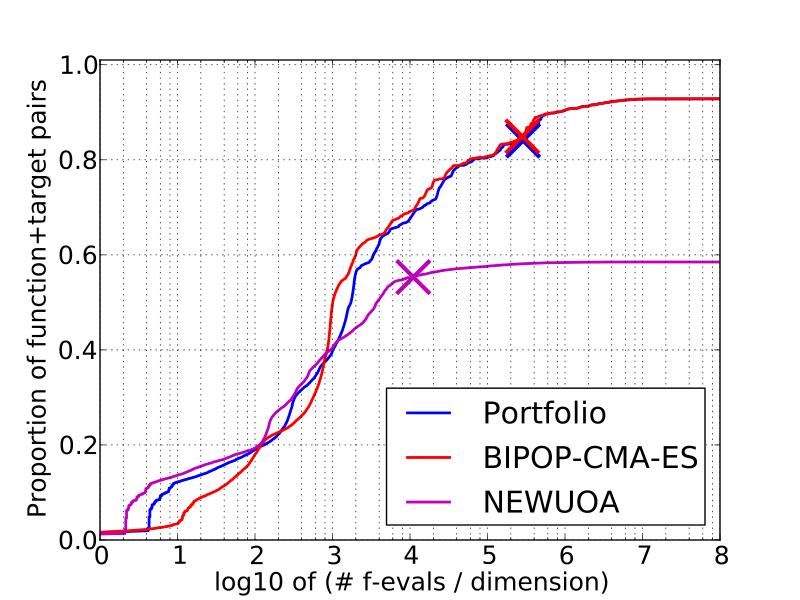

Here is the Python script that generated this plot:
import urllib
import tarfile
import glob
from pylab import *
import pickle
import bbob_pproc as bb
import bbob_pproc.compall.pprldmany
import bbob_pproc.algportfolio

# Collect and unarchive data
dsets = {}
for alg in ('BIPOP-CMA-ES', 'NEWUOA'):
    dataurl = 'http://coco.lri.fr/BBOB2009/pythondata/' + alg + '.tar.gz'
    filename, headers = urllib.urlretrieve(dataurl)
    archivefile = tarfile.open(filename)
    archivefile.extractall()  # write to disc
    dsets[alg] = bb.load(glob.glob('BBOB2009pythondata/' + alg + '/ppdata_f0*_20.pickle'))

# Generate the algorithm portfolio
dspf = bb.algportfolio.build(dsets)
dsets['Portfolio'] = dspf # store the portfolio in dsets

# plot the run lengths distribution functions
figure()
for algname, ds in dsets.iteritems():
    bb.compall.pprldmany.plot(ds, label=algname)
bb.compall.pprldmany.beautify()
legend(loc='best') # Display legend
